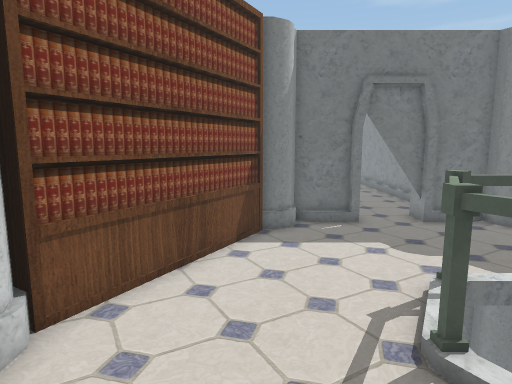
[1] (above)

12 first-person views from a walk through a scene from a Unity 3-D project. The camera is 1.5 m above the floor, tilts 8° down and sees 75° across. The floor is counted in squares, 0.53 m on a side. Each view is taken from the middle of a square. On the plan, view 1 faces up. The plan holds only what a view shows up to about 20 squares ahead; the rest is blank. The place goes on beyond the plan. The player is left out.

[2]
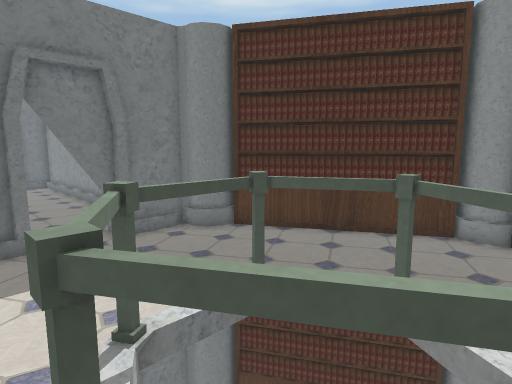

[3]
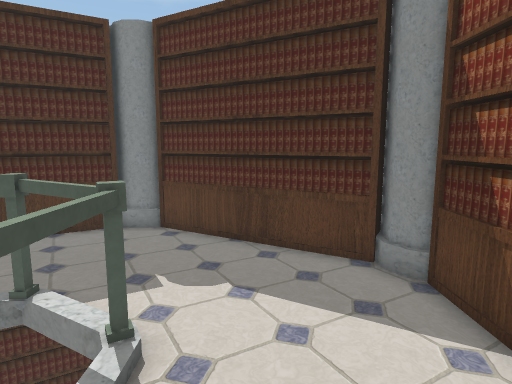

[4]
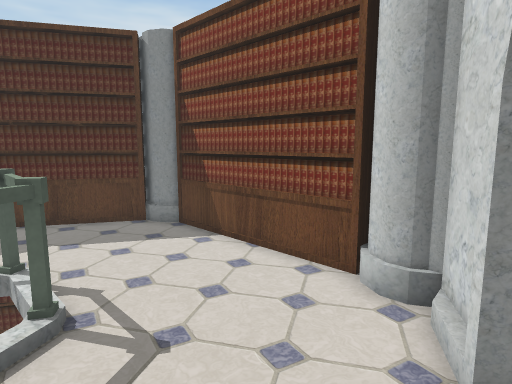

[5]
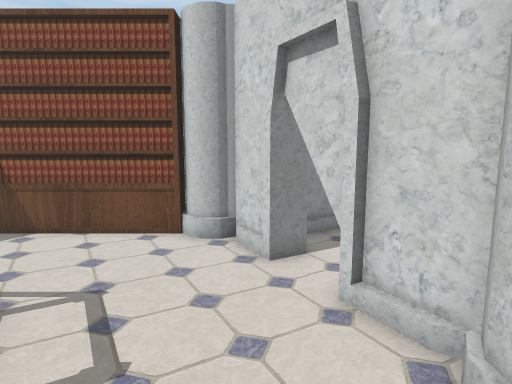

[6]
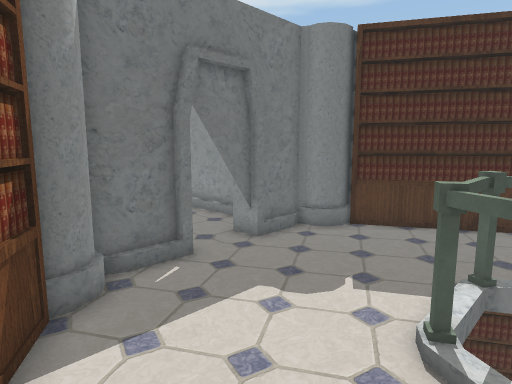

[7]
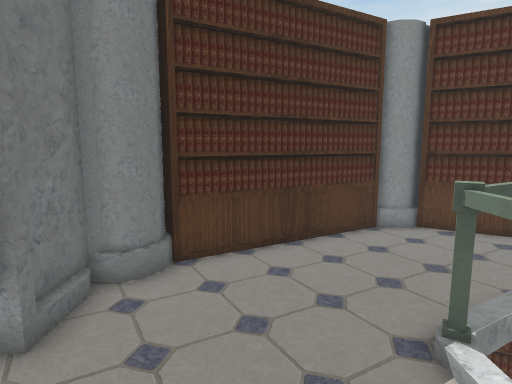

[8]
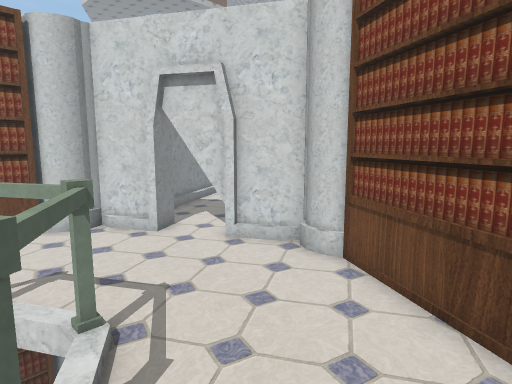

[9]
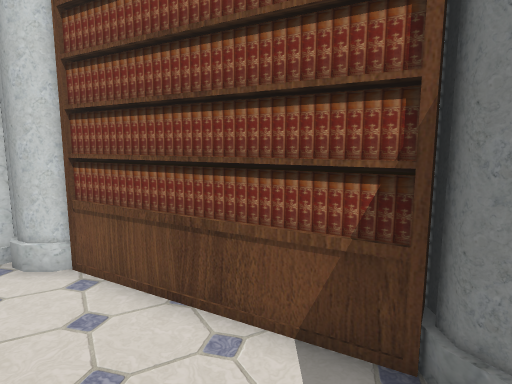

[10]
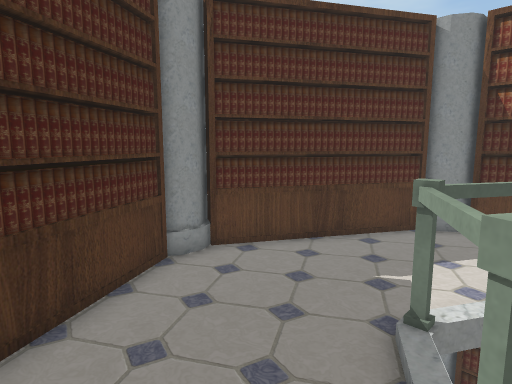

[11]
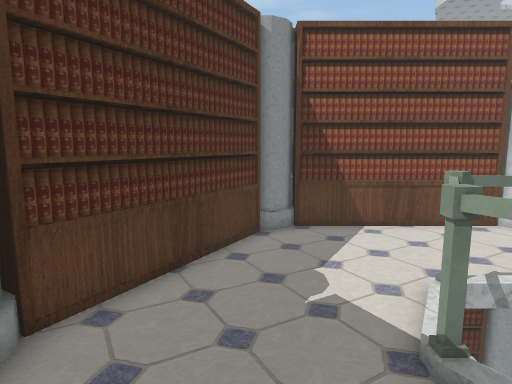

[12]
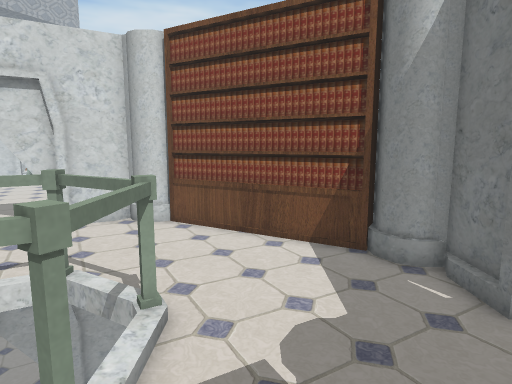

### Floor plan
Key: @ floor where view 1 was taken; # wall or solid block; x gap in a wall; . floor; = window, fence, low wall or low ledge; B bookshelf.
Columns run from 4 left of view 1 to 14 right of it. Each row starts with its distance up from view 1.
 12      #########
 11    B##.......##B
 10    BB.........BB
  9   #B...........B##
  8   BB...........BB#
  7 ##B.............B#
  6 #B.....#x  #.....BB
  5 #B.....     .....B#
  4 ##.....#   #.....##
  3 #...... =   .....B#
  2 ##.....#x  #.....B#
  1  #..............B##
  0  ##.@..........BB
 -1   ##...........B#
 -2   ##..........BB
 -3    ###.......##B
 -4      #BBBBBBB#

Positions as (right, up) in squares from view 1, and headings:
1: (0, 0), facing up
2: (2, 2), facing up-right
3: (2, 0), facing right
4: (-2, 3), facing down-right
5: (-1, 7), facing down
6: (-1, 5), facing up-right
7: (2, 9), facing right
8: (4, 9), facing down-left
9: (4, 9), facing left
10: (6, 9), facing down-right
11: (10, 8), facing down
12: (9, 8), facing left
